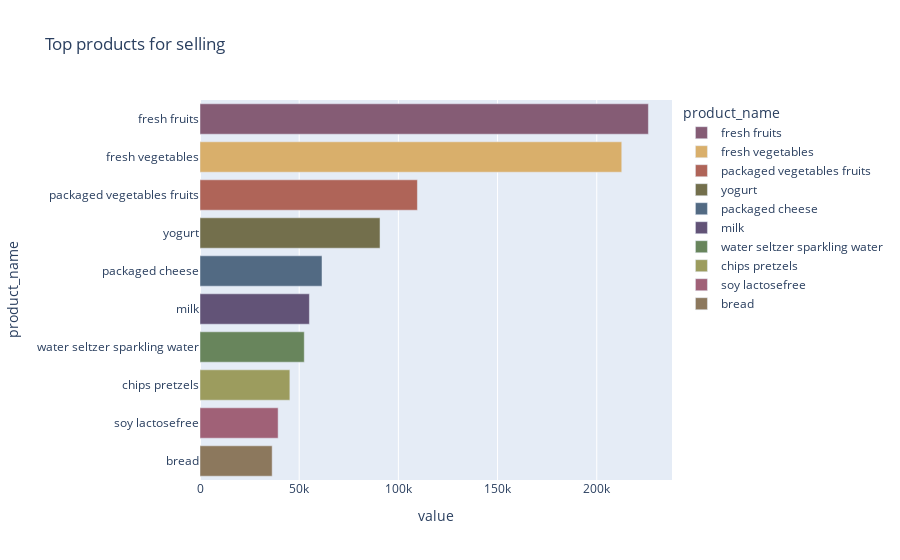

Notebook code cell kept with this figure:
### Markdown cell above
## Analysis of the product offerings
Question : Which types of products should have an extended amount of product offerings?

### Code cell
# checking the top products (most sold)
top_products = pd.DataFrame(df['product_name'].value_counts().head(10)).reset_index()
top_products.columns = ['product_name', 'value']

fig = px.bar(top_products, y = 'product_name', x = 'value', orientation='h', 
             color="product_name", color_discrete_sequence=px.colors.qualitative.Antique,
            title='Top products for selling')
fig.show()

### Figure 1 — Plotly figure (JSON) as saved in the notebook; plotly's stock layout.template omitted (floating-point values rounded to 4 significant figures)
{"data": [{"alignmentgroup": "True", "hovertemplate": "product_name=%{y}<br>value=%{x}<extra></extra>", "legendgroup": "fresh fruits", "marker": {"color": "rgb(133, 92, 117)"}, "name": "fresh fruits", "offsetgroup": "fresh fruits", "orientation": "h", "showlegend": true, "textposition": "auto", "type": "bar", "x": [226039], "xaxis": "x", "y": ["fresh fruits"], "yaxis": "y"}, {"alignmentgroup": "True", "hovertemplate": "product_name=%{y}<br>value=%{x}<extra></extra>", "legendgroup": "fresh vegetables", "marker": {"color": "rgb(217, 175, 107)"}, "name": "fresh vegetables", "offsetgroup": "fresh vegetables", "orientation": "h", "showlegend": true, "textposition": "auto", "type": "bar", "x": [212611], "xaxis": "x", "y": ["fresh vegetables"], "yaxis": "y"}, {"alignmentgroup": "True", "hovertemplate": "product_name=%{y}<br>value=%{x}<extra></extra>", "legendgroup": "packaged vegetables fruits", "marker": {"color": "rgb(175, 100, 88)"}, "name": "packaged vegetables fruits", "offsetgroup": "packaged vegetables fruits", "orientation": "h", "showlegend": true, "textposition": "auto", "type": "bar", "x": [109596], "xaxis": "x", "y": ["packaged vegetables fruits"], "yaxis": "y"}, {"alignmentgroup": "True", "hovertemplate": "product_name=%{y}<br>value=%{x}<extra></extra>", "legendgroup": "yogurt", "marker": {"color": "rgb(115, 111, 76)"}, "name": "yogurt", "offsetgroup": "yogurt", "orientation": "h", "showlegend": true, "textposition": "auto", "type": "bar", "x": [90751], "xaxis": "x", "y": ["yogurt"], "yaxis": "y"}, {"alignmentgroup": "True", "hovertemplate": "product_name=%{y}<br>value=%{x}<extra></extra>", "legendgroup": "packaged cheese", "marker": {"color": "rgb(82, 106, 131)"}, "name": "packaged cheese", "offsetgroup": "packaged cheese", "orientation": "h", "showlegend": true, "textposition": "auto", "type": "bar", "x": [61502], "xaxis": "x", "y": ["packaged cheese"], "yaxis": "y"}, {"alignmentgroup": "True", "hovertemplate": "product_name=%{y}<br>value=%{x}<extra></extra>", "legendgroup": "milk", "marker": {"color": "rgb(98, 83, 119)"}, "name": "milk", "offsetgroup": "milk", "orientation": "h", "showlegend": true, "textposition": "auto", "type": "bar", "x": [55150], "xaxis": "x", "y": ["milk"], "yaxis": "y"}, {"alignmentgroup": "True", "hovertemplate": "product_name=%{y}<br>value=%{x}<extra></extra>", "legendgroup": "water seltzer sparkling water", "marker": {"color": "rgb(104, 133, 92)"}, "name": "water seltzer sparkling water", "offsetgroup": "water seltzer sparkling water", "orientation": "h", "showlegend": true, "textposition": "auto", "type": "bar", "x": [52564], "xaxis": "x", "y": ["water seltzer sparkling water"], "yaxis": "y"}, {"alignmentgroup": "True", "hovertemplate": "product_name=%{y}<br>value=%{x}<extra></extra>", "legendgroup": "chips pretzels", "marker": {"color": "rgb(156, 156, 94)"}, "name": "chips pretzels", "offsetgroup": "chips pretzels", "orientation": "h", "showlegend": true, "textposition": "auto", "type": "bar", "x": [45306], "xaxis": "x", "y": ["chips pretzels"], "yaxis": "y"}, {"alignmentgroup": "True", "hovertemplate": "product_name=%{y}<br>value=%{x}<extra></extra>", "legendgroup": "soy lactosefree", "marker": {"color": "rgb(160, 97, 119)"}, "name": "soy lactosefree", "offsetgroup": "soy lactosefree", "orientation": "h", "showlegend": true, "textposition": "auto", "type": "bar", "x": [39389], "xaxis": "x", "y": ["soy lactosefree"], "yaxis": "y"}, {"alignmentgroup": "True", "hovertemplate": "product_name=%{y}<br>value=%{x}<extra></extra>", "legendgroup": "bread", "marker": {"color": "rgb(140, 120, 93)"}, "name": "bread", "offsetgroup": "bread", "orientation": "h", "showlegend": true, "textposition": "auto", "type": "bar", "x": [36381], "xaxis": "x", "y": ["bread"], "yaxis": "y"}], "layout": {"barmode": "relative", "legend": {"title": {"text": "product_name"}, "tracegroupgap": 0}, "title": {"text": "Top products for selling"}, "xaxis": {"anchor": "y", "domain": [0, 1], "title": {"text": "value"}}, "yaxis": {"anchor": "x", "categoryarray": ["bread", "soy lactosefree", "chips pretzels", "water seltzer sparkling water", "milk", "packaged cheese", "yogurt", "packaged vegetables fruits", "fresh vegetables", "fresh fruits"], "categoryorder": "array", "domain": [0, 1], "title": {"text": "product_name"}}}}
